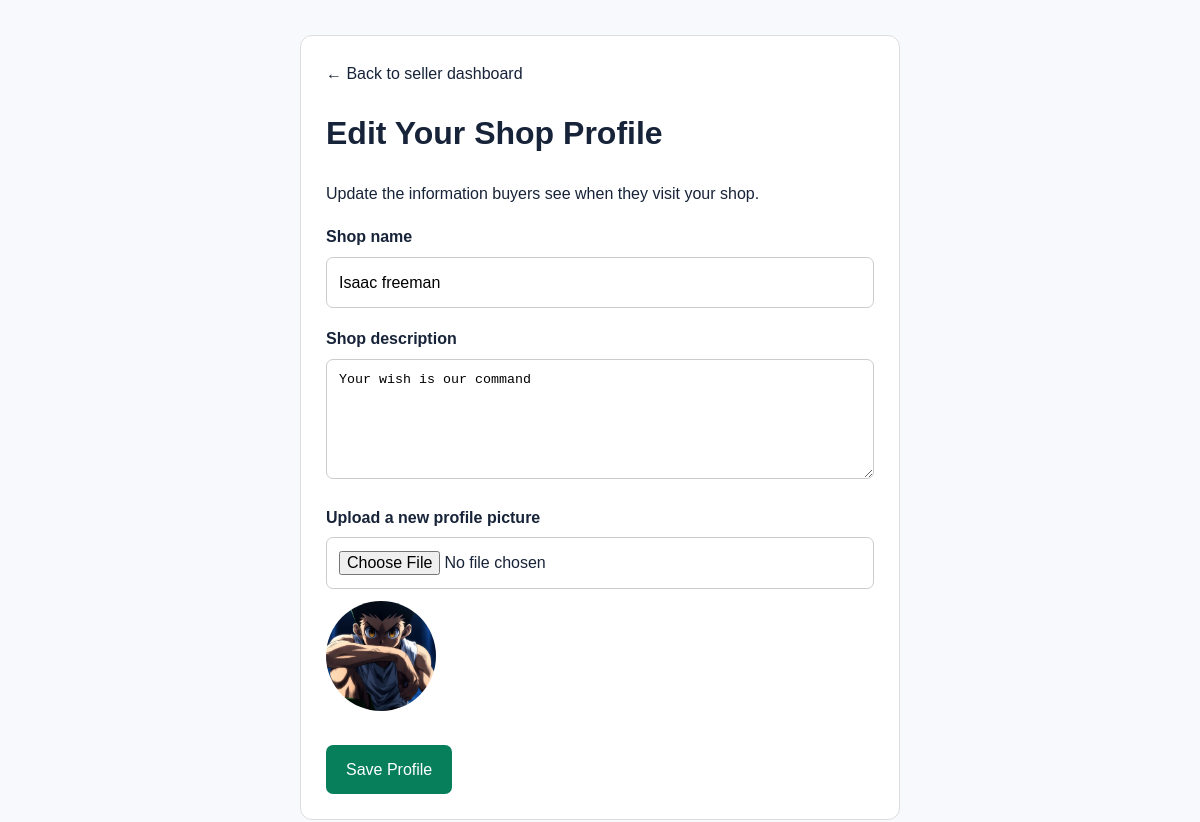
Screenshot of /edit-seller-profile (signed in) with the database file from the repository.
### tables this page shows
CREATE TABLE users (
            id INTEGER PRIMARY KEY AUTOINCREMENT,
            name TEXT NOT NULL,
            email TEXT NOT NULL UNIQUE,
            password_hash TEXT NOT NULL,
            role TEXT NOT NULL CHECK(role IN ('buyer', 'seller')),
            created_at TIMESTAMP DEFAULT CURRENT_TIMESTAMP
        , profile_image TEXT, shop_description TEXT);

### app.py (the view, shortened to what this page needs)
@app.route("/edit-seller-profile", methods=["GET", "POST"])
def edit_seller_profile():
    if "user_id" not in session:
        return redirect(url_for("login"))
    if session.get("user_role") != "seller":
        flash("Only sellers can edit seller profiles.", "error")
        return redirect(url_for("home"))
    connection = get_db_connection()
    try:
        seller = connection.execute("""
            SELECT id, name, profile_image, shop_description
            FROM users
            WHERE id = ? AND role = 'seller'
        """, (session["user_id"],)).fetchone()
        if seller is None:
            flash("Seller account not found.", "error")
            return redirect(url_for("home"))
        return render_template(
            "edit_seller_profile.html",
            seller=seller
        )
    finally:
        connection.close()

### app.py (called while the page is built)
def get_db_connection():
    connection = sqlite3.connect(DATABASE)
    connection.row_factory = sqlite3.Row
    return connection

@app.context_processor
def inject_unread_messages():
    unread_messages = 0
    if "user_id" in session:
        connection = get_db_connection()
        try:
            unread_messages = connection.execute("""
                SELECT COUNT(*)
                FROM messages m
                JOIN conversations c
                    ON c.id = m.conversation_id
                WHERE m.is_read = 0
                AND m.sender_id != ?
                AND (c.buyer_id = ? OR c.seller_id = ?)
            """, (
                session["user_id"],
                session["user_id"],
                session["user_id"]
            )).fetchone()[0]
        finally:
            connection.close()
    return {
        "unread_messages": unread_messages
    }

### templates/edit_seller_profile.html (shortened to what this page needs)
<!DOCTYPE html>
<html lang="en">
<head>
    <link rel="stylesheet"
          href="{{ url_for('static', filename='css/style.css') }}">
</head>
<body>
    <main class="profile-form">
        <a href="{{ url_for('seller_dashboard') }}">
            ← Back to seller dashboard
        </a>
        <h1>Edit Your Shop Profile</h1>
        <p>Update the information buyers see when they visit your shop.</p>
        <form method="POST"
              enctype="multipart/form-data">
            <label for="shop_name">Shop name</label>
            <input
                type="text"
                id="shop_name"
                name="shop_name"
                maxlength="100"
                value="{{ seller['name'] }}"
                required
            >
            <label for="shop_description">Shop description</label>
            <textarea
                id="shop_description"
                name="shop_description"
                maxlength="1000"
                placeholder="Tell buyers about your shop and products..."
            >{{ seller['shop_description'] or '' }}</textarea>
            <label for="profile_image">Upload a new profile picture</label>
            <input
    type="file"
    id="profile_image"
    name="profile_image"
    accept="image/png,image/jpeg,image/webp"
>
<img
    id="image-preview"
    class="current-picture"
    src="{% if seller['profile_image'] %}{{ url_for('static', filename=seller['profile_image']) }}{% else %}{{ url_for('static', filename='images/default-profile.png') }}{% endif %}"
    alt="Profile picture preview"
>
            <button type="submit" class="save-button">
                Save Profile
            </button>
        </form>
    </main>
</body>
</html>

### static/style.css (style rules this page uses)
:root { --navy: #102846; --blue: #1769e0; --blue-light: #eaf2ff; --text: #172338; --muted: #69778a; --border: #e4eaf2; --background: #f7f9fc; --white: #ffffff; }
* { box-sizing: border-box; }
html { scroll-behavior: smooth; }
body { margin: 0; font-family: Arial, Helvetica, sans-serif; color: var(--text); background: var(--background); line-height: 1.6; }
a { color: inherit; text-decoration: none; }
button, input { font: inherit; }
button, a { -webkit-tap-highlight-color: transparent; }

### templates/edit_seller_profile.html (style rules this page uses)
.profile-form { max-width: 600px; margin: 35px auto; padding: 25px; background: white; border: 1px solid #ddd; border-radius: 12px; }
.profile-form label { display: block; margin-top: 18px; margin-bottom: 7px; font-weight: bold; }
.profile-form input, .profile-form textarea { width: 100%; box-sizing: border-box; padding: 12px; border: 1px solid #ccc; border-radius: 7px; }
.profile-form textarea { min-height: 120px; resize: vertical; }
.current-picture { width: 110px; height: 110px; object-fit: cover; border-radius: 50%; display: block; margin: 12px 0; }
.save-button { margin-top: 22px; padding: 12px 20px; border: none; border-radius: 7px; background: #087f5b; color: white; cursor: pointer; }

### rows the page displays
users: shop_name "Isaac freeman", shop_description "Your wish is our command", profile_image (picture)
